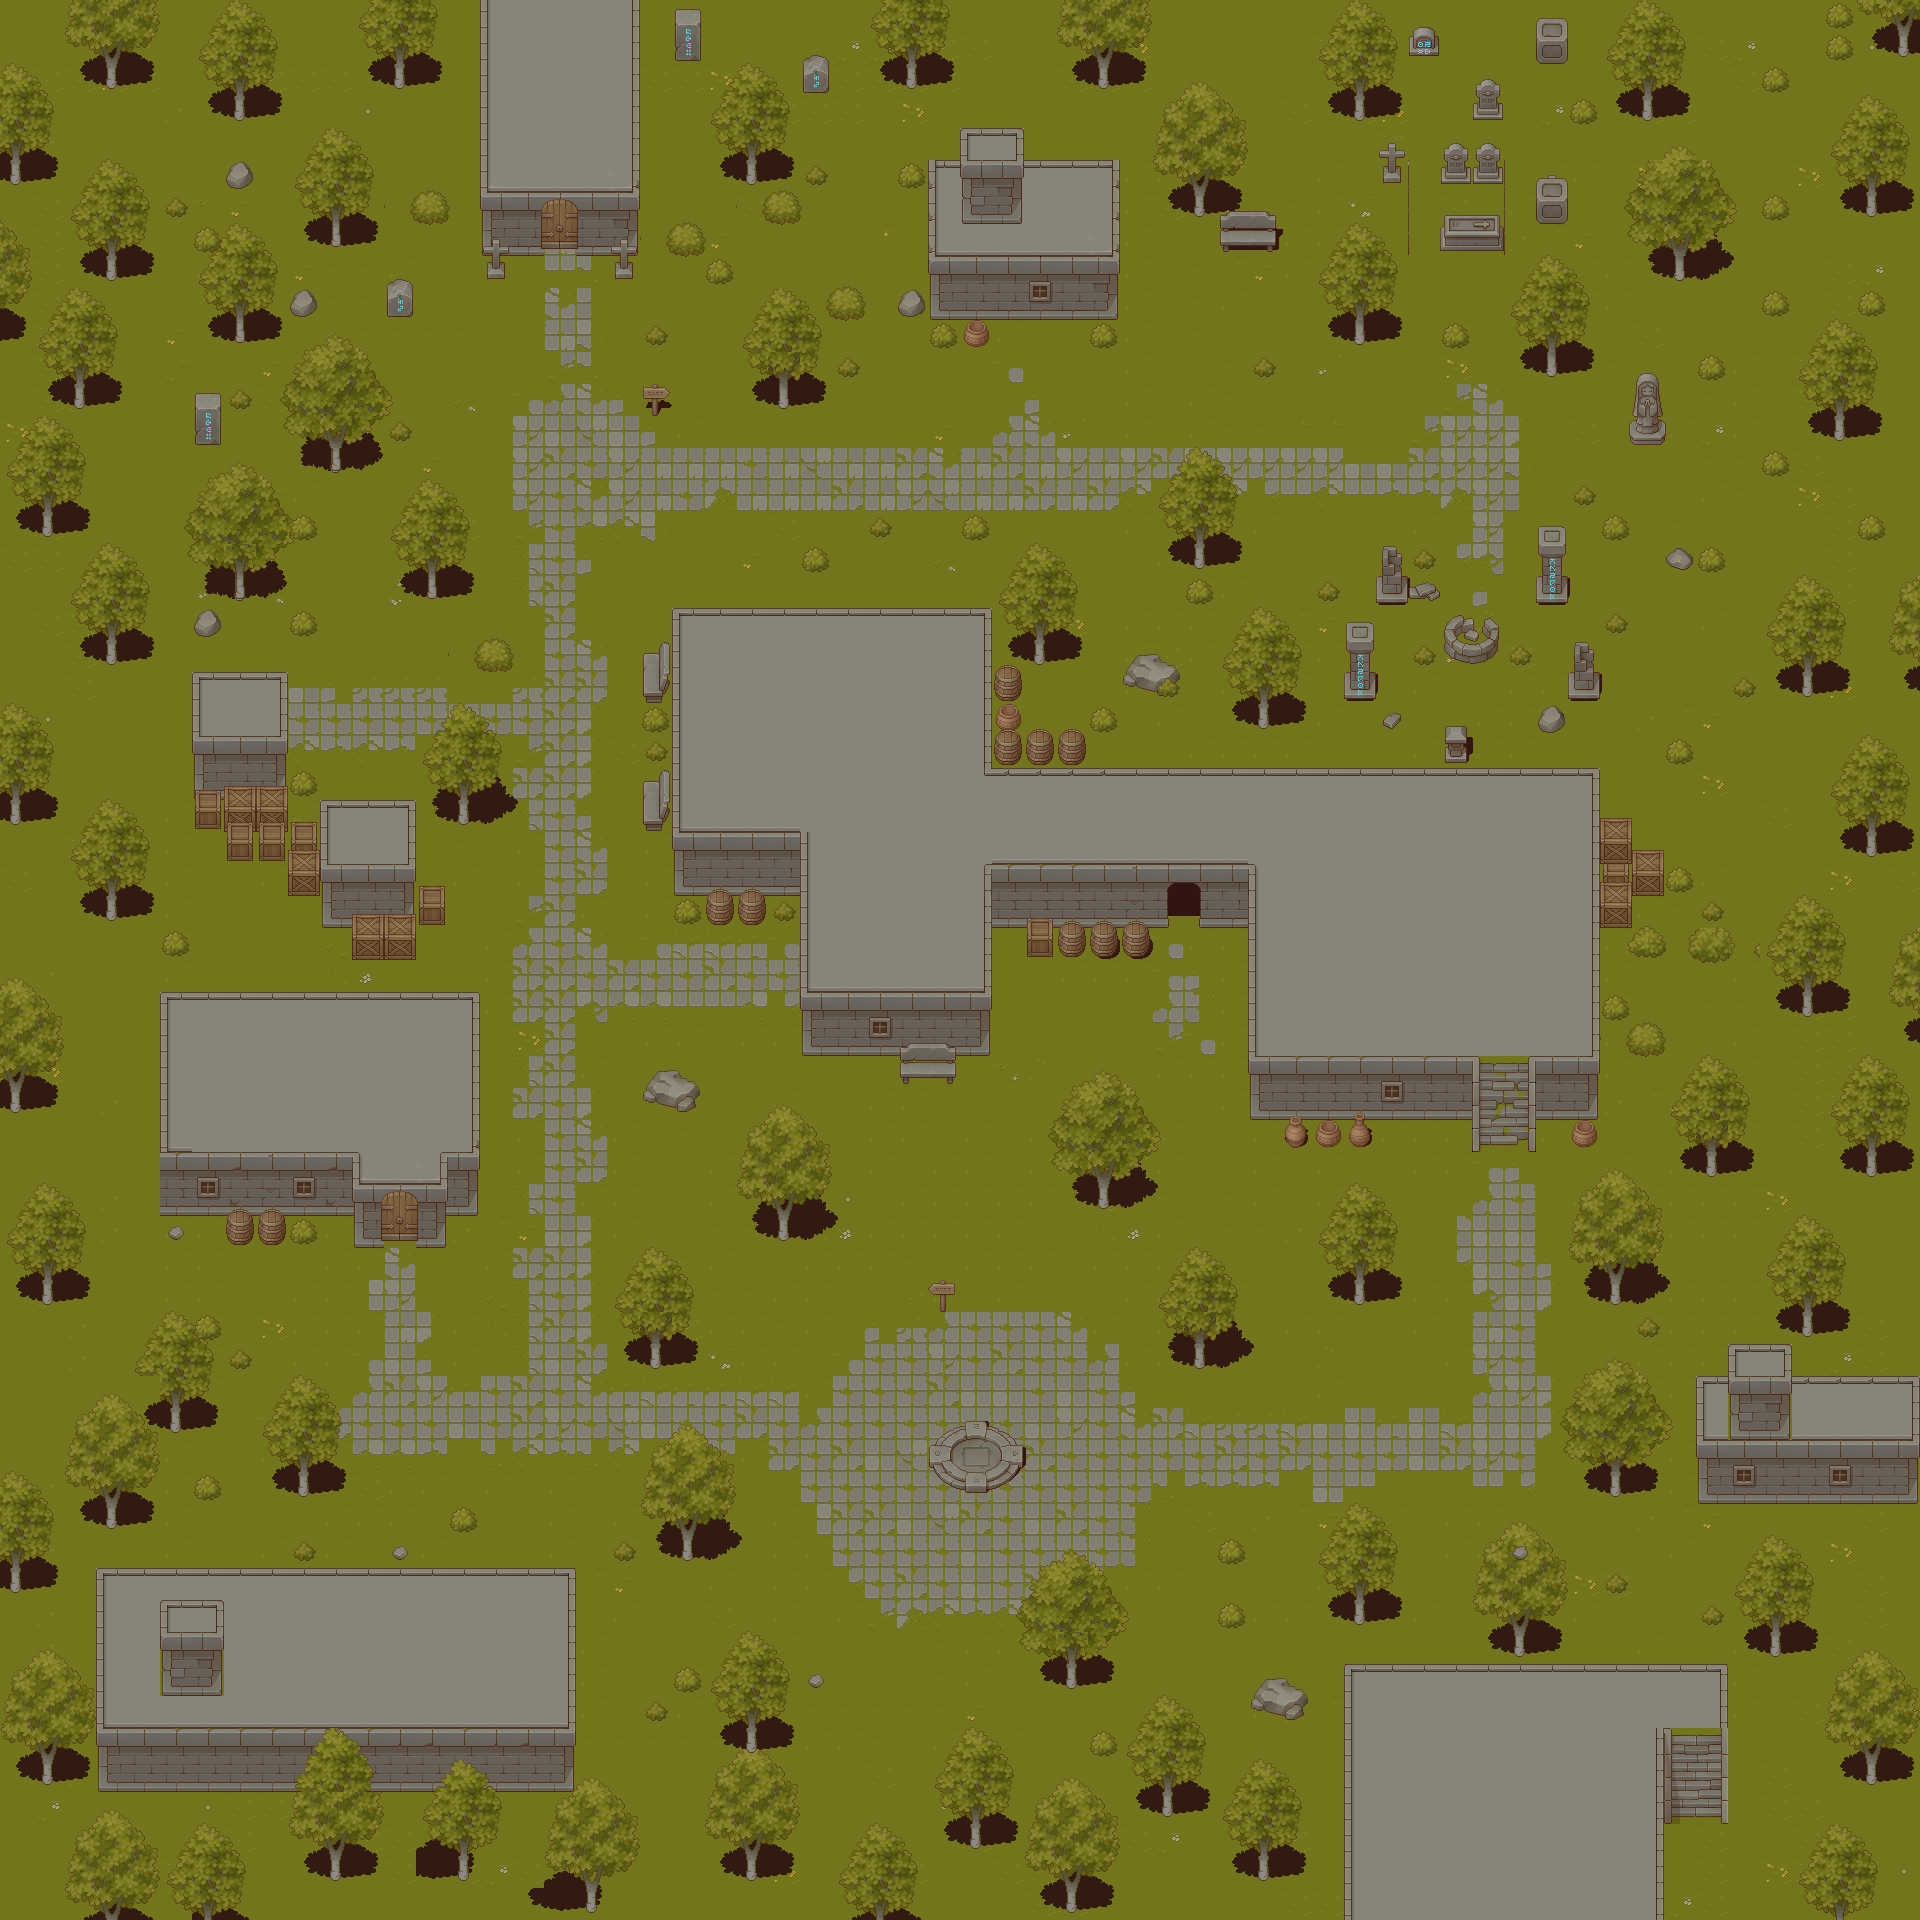

The image is a tile-based game level rendered from a .tmx file. Its description and source (layers, tilesets, objects; grid data summarised) follow:
An orthogonal 60x60 tile map with 32x32 px tiles, 10 tile layers (boarder, BG, oops, BGUPPER, ...), 8 tilesets.

<map version="1.10" tiledversion="1.10.2" orientation="orthogonal" renderorder="right-down" width="60" height="60" tilewidth="32" tileheight="32" infinite="0" nextlayerid="12" nextobjectid="1">
 <editorsettings>
  <export target="../../My project (4)/Assets/Tilemap/town_RPG..csv" format="csv" />
 </editorsettings>
 <tileset firstgid="1" source="TX Tileset Grass.tsx" />
 <tileset firstgid="65" source="TX Tileset Wall.tsx" />
 <tileset firstgid="321" source="TX Tileset Stone Ground.tsx" />
 <tileset firstgid="385" source="TX Shadow.tsx" />
 <tileset firstgid="641" source="TX Plant.tsx" />
 <tileset firstgid="897" source="TX Struct.tsx" />
 <tileset firstgid="1153" source="TX Shadow Plant.tsx" />
 <tileset firstgid="1409" name="TX Props" tilewidth="32" tileheight="32" tilecount="256" columns="16">
  <image source="TX Props.png" width="512" height="512" />
 </tileset>
 <layer id="11" name="boarder" width="60" height="60">
  <data>[3600 cells, 244 non-empty, 2 distinct tile ids]</data>
 </layer>
 <layer id="1" name="BG" width="60" height="60">
  <data>[3600 cells, 3600 non-empty, 65 distinct tile ids]</data>
 </layer>
 <layer id="10" name="oops" width="60" height="60">
  <data>[3600 cells, 337 non-empty, 8 distinct tile ids]</data>
 </layer>
 <layer id="6" name="BGUPPER" width="60" height="60">
  <data>[3600 cells, 639 non-empty, 40 distinct tile ids]</data>
 </layer>
 <layer id="3" name="shadows" width="60" height="60">
  <data>[3600 cells, 281 non-empty, 60 distinct tile ids]</data>
 </layer>
 <layer id="4" name="Tile Layer 4" width="60" height="60">
  <data>[3600 cells, 984 non-empty, 93 distinct tile ids]</data>
 </layer>
 <layer id="5" name="Collision2" width="60" height="60">
  <data>[3600 cells, 278 non-empty, 61 distinct tile ids]</data>
 </layer>
 <layer id="2" name="Collision" width="60" height="60">
  <data>[3600 cells, 226 non-empty, 61 distinct tile ids]</data>
 </layer>
 <layer id="8" name="Collision props" width="60" height="60">
  <data>[3600 cells, 230 non-empty, 101 distinct tile ids]</data>
 </layer>
 <layer id="9" name="glow" width="60" height="60">
  <data>[3600 cells, 29 non-empty, 15 distinct tile ids]</data>
 </layer>
</map>
